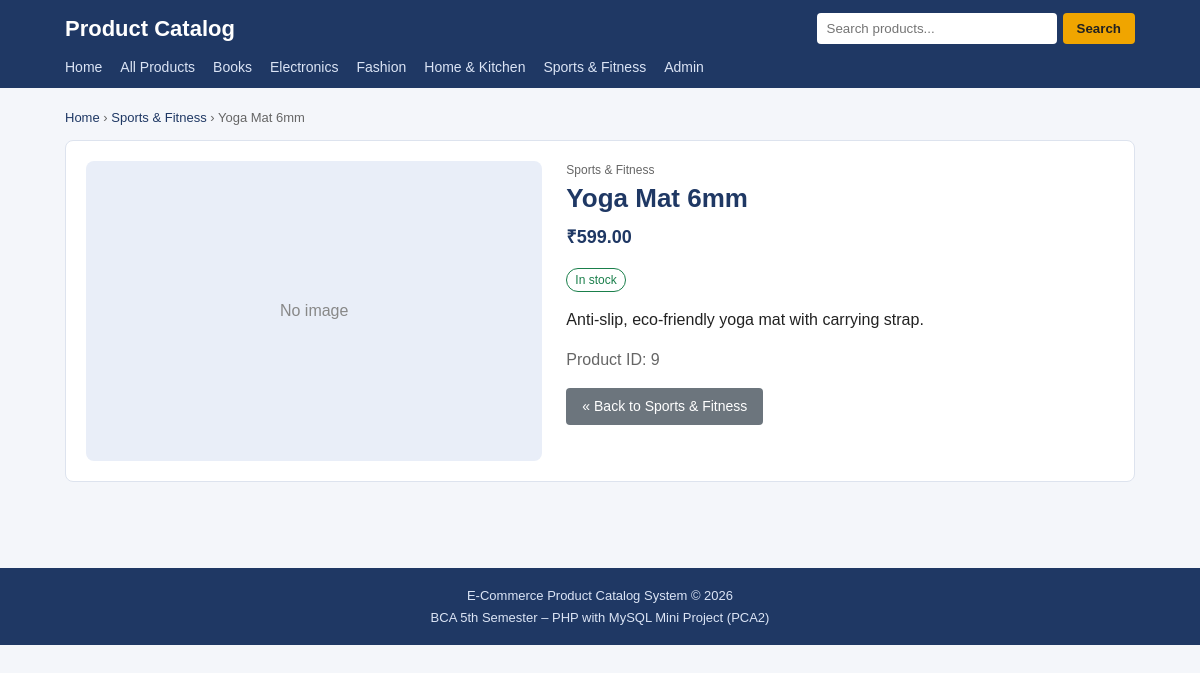
The page /product.php?id=9 on the database its author committed.
### tables this page shows
CREATE TABLE IF NOT EXISTS categories (
  category_id   INT AUTO_INCREMENT PRIMARY KEY,
  category_name VARCHAR(100) NOT NULL UNIQUE,
  description   TEXT,
  created_at    TIMESTAMP DEFAULT CURRENT_TIMESTAMP
);

CREATE TABLE IF NOT EXISTS products (
  product_id     INT AUTO_INCREMENT PRIMARY KEY,
  category_id    INT NOT NULL,
  product_name   VARCHAR(150) NOT NULL,
  description    TEXT,
  price          DECIMAL(10,2) NOT NULL,
  image          VARCHAR(255) DEFAULT 'no-image.png',
  stock_quantity INT DEFAULT 0,
  is_featured    TINYINT(1) DEFAULT 0,
  created_at     TIMESTAMP DEFAULT CURRENT_TIMESTAMP,
  INDEX idx_product_name (product_name),
  CONSTRAINT fk_products_category
    FOREIGN KEY (category_id) REFERENCES categories(category_id)
    ON DELETE RESTRICT ON UPDATE CASCADE
);

### product.php (the view, shortened to what this page needs)
<?php
require_once 'config/db.php';
require 'includes/functions.php';
$product = null;
$error   = '';
if (!isset($_GET['id']) || !is_string($_GET['id']) || !ctype_digit($_GET['id']) || (int)$_GET['id'] < 1) {
    $error = 'Invalid product.';
} else {
    $id = (int)$_GET['id'];
    $stmt = mysqli_prepare($conn,
        'SELECT p.*, c.category_name
         FROM products p JOIN categories c ON p.category_id = c.category_id
         WHERE p.product_id = ?');
    mysqli_stmt_bind_param($stmt, 'i', $id);
    mysqli_stmt_execute($stmt);
    $product = mysqli_fetch_assoc(mysqli_stmt_get_result($stmt));
}
require 'includes/header.php';
?>
<?php if ($error !== '') { ?>
    <h1>Product</h1>
    <div class="message error"><?php echo htmlspecialchars($error); ?></div>
    <a class="btn" href="<?php echo $base; ?>products.php">Browse all products</a>
<?php } else { ?>
    <div class="breadcrumb">
        <a href="<?php echo $base; ?>index.php">Home</a> &rsaquo;
        <a href="<?php echo $base; ?>products.php?category=<?php echo (int)$product['category_id']; ?>">
            <?php echo htmlspecialchars($product['category_name']); ?></a> &rsaquo;
        <?php echo htmlspecialchars($product['product_name']); ?>
    </div>
    <div class="product-detail">
        <div class="detail-image">
            <?php echo product_image($product['image'], $product['product_name']); ?>
        </div>
        <div>
            <div class="product-category"><?php echo htmlspecialchars($product['category_name']); ?></div>
            <h1><?php echo htmlspecialchars($product['product_name']); ?></h1>
            <div class="price">&#8377;<?php echo number_format($product['price'], 2); ?></div>
            <p><?php echo stock_badge($product['stock_quantity']); ?></p>
            <p><?php echo nl2br(htmlspecialchars((string)$product['description'])); ?></p>
            <p class="subtitle">Product ID: <?php echo (int)$product['product_id']; ?></p>
            <a class="btn btn-secondary"
               href="<?php echo $base; ?>products.php?category=<?php echo (int)$product['category_id']; ?>">
               &laquo; Back to <?php echo htmlspecialchars($product['category_name']); ?></a>
        </div>
    </div>
<?php } ?>
<?php require 'includes/footer.php'; ?>

### includes/header.php (shortened to what this page needs)
<?php
require_once __DIR__ . '/../config/db.php';
$base = '/ecommerce-product-catalog-php/';
$cat_result = mysqli_query($conn, 'SELECT category_id, category_name FROM categories ORDER BY category_name');
?>
<!DOCTYPE html>
<html lang="en">
<head>
    <link rel="stylesheet" href="<?php echo $base; ?>assets/css/style.css">
</head>
<body>
<header class="site-header">
    <div class="container header-top">
        <a class="logo" href="<?php echo $base; ?>index.php">Product Catalog</a>
        <form class="search-form" action="<?php echo $base; ?>products.php" method="get">
            <input type="text" name="q" placeholder="Search products..."
                   value="<?php echo (isset($_GET['q']) && is_string($_GET['q'])) ? htmlspecialchars($_GET['q']) : ''; ?>">
            <button type="submit">Search</button>
        </form>
    </div>
    <nav class="container main-nav">
        <a href="<?php echo $base; ?>index.php">Home</a>
        <a href="<?php echo $base; ?>products.php">All Products</a>
        <?php while ($cat = mysqli_fetch_assoc($cat_result)) { ?>
            <a href="<?php echo $base; ?>products.php?category=<?php echo (int)$cat['category_id']; ?>">
                <?php echo htmlspecialchars($cat['category_name']); ?>
            </a>
        <?php } ?>
        <a href="<?php echo $base; ?>admin/login.php">Admin</a>
    </nav>
</header>
<main class="container">

### assets/css/style.css (style rules this page uses)
* { box-sizing: border-box; }
body { margin: 0; font-family: Arial, Helvetica, sans-serif; background: #f4f6fa; color: #222; line-height: 1.5; }
a { color: #1f3864; text-decoration: none; }
.container { max-width: 1100px; margin: 0 auto; padding: 0 15px; }
main.container { padding-top: 20px; padding-bottom: 30px; min-height: 60vh; }
h1 { font-size: 26px; color: #1f3864; margin: 0 0 6px; }
.subtitle { color: #666; margin: 0 0 16px; }
.breadcrumb { font-size: 13px; color: #666; margin-bottom: 12px; }
.site-header { background: #1f3864; color: #fff; }
.header-top { display: flex; flex-wrap: wrap; align-items: center; justify-content: space-between; gap: 10px; padding-top: 12px; padding-bottom: 12px; }
.logo { color: #fff; font-size: 22px; font-weight: bold; }
.search-form { display: flex; gap: 6px; }
.search-form input { padding: 8px 10px; border: none; border-radius: 4px; width: 240px; max-width: 100%; }
.search-form button { padding: 8px 14px; background: #f0a500; color: #222; border: none; border-radius: 4px; cursor: pointer; font-weight: bold; }
.main-nav { display: flex; flex-wrap: wrap; gap: 4px 18px; padding-bottom: 10px; }
.main-nav a { color: #dbe4f5; font-size: 14px; }
.product-category { font-size: 12px; color: #666; }
.price { font-weight: bold; color: #1f3864; font-size: 18px; }
.product-detail { display: grid; grid-template-columns: 1fr 1.2fr; gap: 24px; background: #fff; padding: 20px; border: 1px solid #dde3ee; border-radius: 8px; }
.detail-image { height: 300px; background: #e9eef8; border-radius: 8px; overflow: hidden; display: flex; align-items: center; justify-content: center; color: #888; }
.btn { display: inline-block; padding: 8px 16px; background: #1f3864; color: #fff; border: none; border-radius: 4px; cursor: pointer; font-size: 14px; }
.btn-secondary { background: #6c757d; }

### rows shown on the page
categories: category_name "Books"
categories: category_name "Electronics"
categories: category_name "Fashion"
categories: category_name "Home & Kitchen"
categories: category_name "Sports & Fitness"
products: category.category_name "Sports & Fitness", product_name "Yoga Mat 6mm", image+product_name "No image", price "599.00", description "Anti-slip, eco-friendly yoga mat with carrying strap.", product_id "9"
